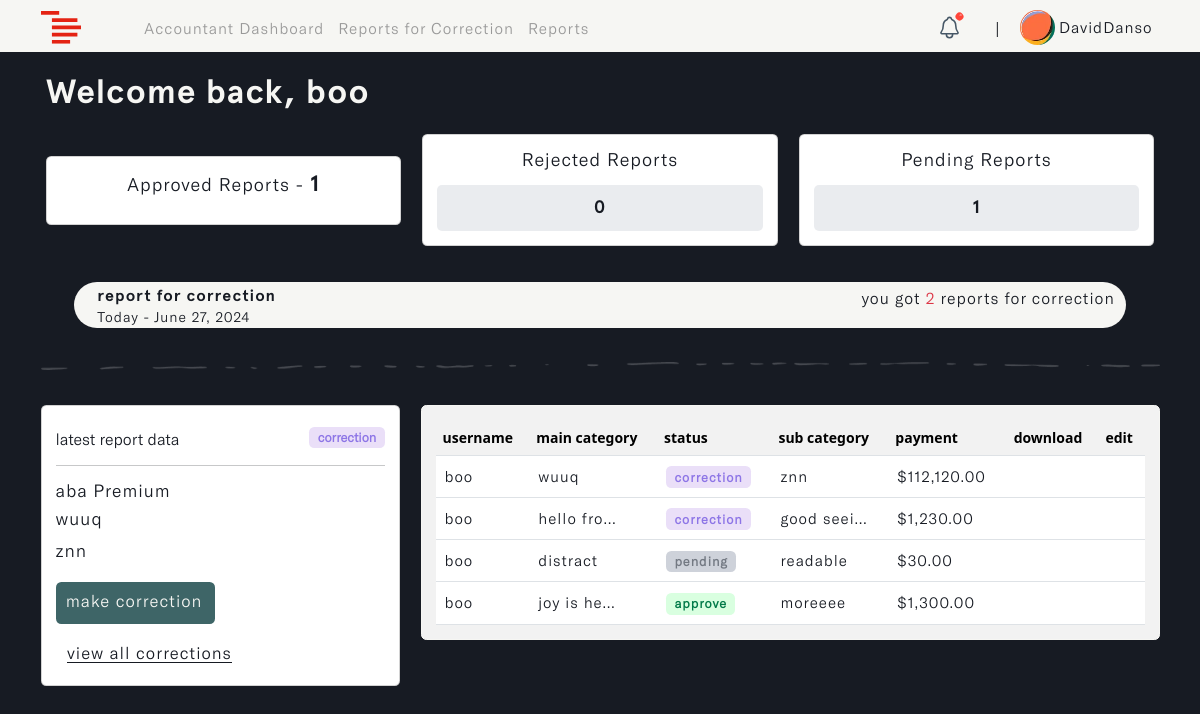
The page /accountant/dashboard (signed in) on the database as committed earlier.
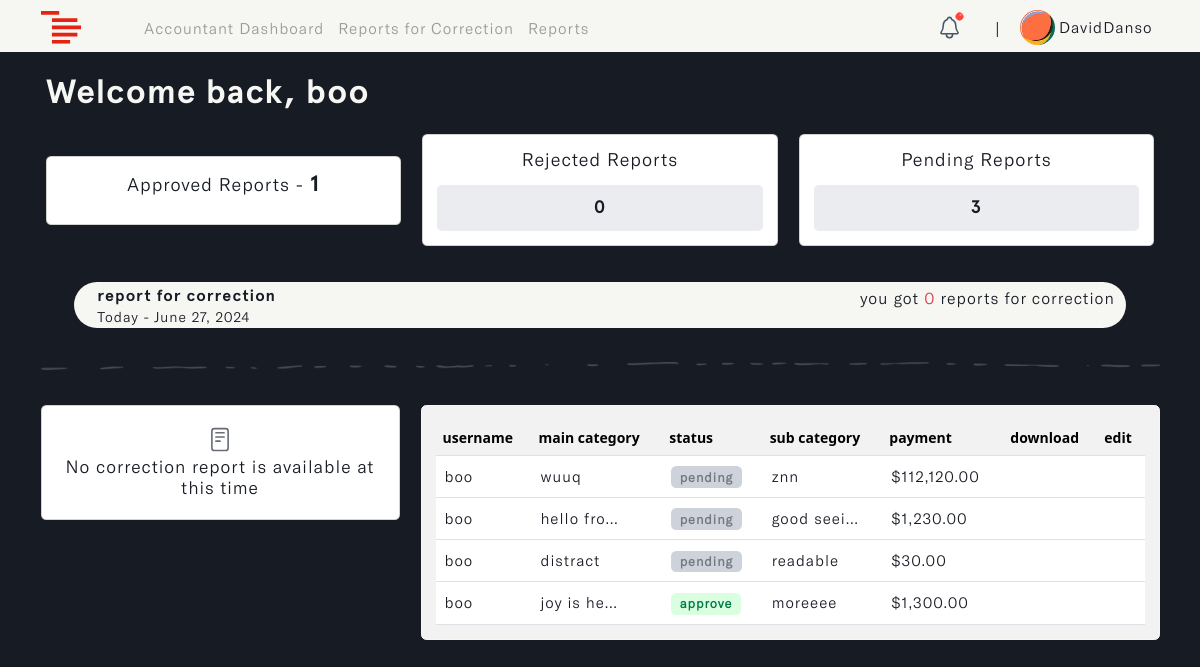
The same page on the database as committed later.
### accounts/models.py (models this page shows, shortened)
class User(AbstractUser):
    ROLES = (
        ('admin', 'Admin'),
        ('accountant', 'Accountant'),
        ('manager', 'Manager'),
    )
    role = models.CharField(max_length=20, choices=ROLES, default='admin')

class Profile(models.Model):
    user = models.OneToOneField(settings.AUTH_USER_MODEL, on_delete=models.CASCADE, blank=True, null=True)
    name = models.CharField(max_length=255, unique=True)
    username = models.CharField(max_length=255, unique=True, blank=True, null=True)
    email = models.EmailField(max_length=255, unique=True)
    updated_time_stamp = models.DateTimeField(auto_now=True)
    created_time_stamp = models.DateTimeField(auto_now_add=True)
    id = models.UUIDField(default=uuid.uuid4, primary_key=True, unique=True, editable=False)

### reports/models.py (models this page shows, shortened)
class Report(models.Model):
    STATUS = (
        ('pending', 'pending'),
        ('correction', 'correction'),
        ('approve', 'approve'),
        ('reject', 'reject')
    )
    account_owner = models.ForeignKey(Profile, on_delete=models.CASCADE, null=True, db_index=True)
    description = models.TextField(null=True, blank=True, db_index=True)
    main_category = models.CharField(max_length=255, null=True, blank=True, db_index=True)
    sub_category = models.CharField(max_length=255, null=True, blank=True, db_index=True)
    status = models.CharField(max_length=255, default="pending", null=True, blank=True, choices=STATUS, db_index=True)
    payment = models.DecimalField(max_digits=10, decimal_places=2, null=True, blank=True, db_index=True)
    updated_time_stamp = models.DateTimeField(auto_now=True, db_index=True)
    created_time_stamp = models.DateTimeField(auto_now_add=True, db_index=True)
    id = models.UUIDField(default=uuid.uuid4, primary_key=True, unique=True, editable=False)
    class Meta:
        ordering = ['-updated_time_stamp']

### accountant/views.py (the view)
# urls.py: path('dashboard', views.accountant_dashboard, name='a_dashboard'),
@login_required(login_url='login')
def accountant_dashboard(request):
    user = request.user.profile
    reports = Report.objects.select_related('account_owner').filter(account_owner=user)
    correction = next((report for report in reports if report.status == 'correction'), None)
    status_counts = Report.objects.filter(account_owner=user).aggregate(
        approve_count=Count('id', filter=Q(status='approve')),
        reject_count=Count('id', filter=Q(status='reject')),
        pending_count=Count('id', filter=Q(status='pending')),
        correction_count=Count('id', filter=Q(status='correction')),
    )
    approve_count = status_counts['approve_count']
    reject_count = status_counts['reject_count']
    pending_count = status_counts['pending_count']
    correction_count = status_counts['correction_count']
    current_date = datetime.now().strftime("%B %d, %Y")
    context = {
        'reports': reports,
        'approve_count': approve_count,
        'reject_count': reject_count,
        'pending_count': pending_count,
        'correction_count': correction_count,
        'current_date': current_date,
        'correction': correction
    }
    return render(request, 'accountant/a_dashboard.html', context)

### accountant/templates/accountant/a_dashboard.html (shortened to what this page needs)
{% load static %}
{% load widget_tweaks %}
{% load humanize %}
<!DOCTYPE html>
<html lang="en" class="js has-scroll-init has-scroll-smooth">
  <head>
    <link rel="stylesheet" href="{% static '/css/bootstrap.min.css' %}" />
    <link rel="stylesheet" href="{% static '/css/a_dashboard.css' %}" />
  </head>
  <body
    id="pageTop"
    class="page-content"
    data-spy="scroll"
    data-target="#mainNav"
  >
    {% include 'nav.html' %}
    <main>
      <div data-scroll class="page page--layout-2" id="main">
        <div id="hero">
          <div class="container-fluid">
            <div class="hero-intro">
              <h1>Welcome back, {{request.user.profile.username}}</h1>
              <div class="row" id="dashboard_card">
                <div class="col-md-4 align-self-center">
                  <div class="card" id="main_card">
                    <div class="card-body">
                      <h6>
                        approved reports - <span>{{approve_count}}</span>
                      </h6>
                    </div>
                  </div>
                </div>
                <div class="col-md-4">
                  <div class="card">
                    <div class="card-body">
                      <h6 id="rejected_">
                        rejected reports
                      </h6>
                      <div id="stats">
                        <center>
                          <small>{{reject_count}}</small>
                        </center>
                      </div>
                    </div>
                  </div>
                </div>
                <div class="col-md-4">
                  <div class="card">
                    <div class="card-body">
                      <h6 id="pending_">
                        pending reports
                      </h6>
                      <div id="stats">
                        <center>
                          <small>{{pending_count}}</small>
                        </center>
                      </div>
                    </div>
                  </div>
                </div>
              </div>
            </div>
          </div>
        </div>
        <div id="correction">
          <div class="container">
            <div class="correction-intro">
              <h2 id="h2-text">
                <span id="move_txt">
                  report for correction <br />
                  <small>Today - {{current_date}}</small>
                </span>
              </h2>
              <h2 class="align-self-center" id="h2-icon">
                you got
                <span class="text-danger">{{correction_count}}</span>
                report{{ correction_count|pluralize }} for correction
              </h2>
            </div>
            <img
              src="{% static 'images/line.png'%}"
              class="img-fluid d-flex mx-auto"
              id="page_line"
              alt="page_line"
            />
            <div class="row">
              <div class="col-md-4" id="correction-card">
                <div class="card">
                  <div class="card-body">
                    {% if correction %}
                    <small
                      >latest report data
                      <span class="badge correction"
                        >{{correction.status}}</span
                      ></small
                    >
                    <hr />
                    <h3 id="description">{{correction.description}}</h3>
                    <h3 id="main_cat">
                      {{correction.main_category}}
                    </h3>
                    <h3 id="sub_cat">
                      {{correction.sub_category}}
                    </h3>
                    <a href="#" id="corrections" class="btn">
                       make
                      correction
                    </a>
                    <a
                      href="{% url 'corrections' %}"
                      id="all_corrections"
                      class="btn"
                    >
                      <span>view all corrections</span>
                    </a>
                    {% else %}
                    <img
                      src="{% static 'images/correction-img.svg' %}"
                      class="img-fluid d-flex mx-auto"
                      id="correction_img"
                      alt="correction_img"
                    />
                    <h2>No correction report is available at this time</h2>
                    {% endif %}
                  </div>
                </div>
              </div>
              <div class="col-md-8" id="reports-table">
                <div class="card">
                  <div class="card-body">
                    <table class="table table-hover" id="invoice_table">
                      <thead>
                        <tr>
                          <th scope="col">username</th>
                          <th scope="col">main category</th>
                          <th scope="col">status</th>
                          <th scope="col">sub category</th>
                          <th scope="col">payment</th>
                          <th scope="col">download</th>
                          <th scope="col">edit</th>
                        </tr>
                      </thead>
                      <tbody>
                        {% for report in reports %}
                        <tr>
                          <td>{{report.account_owner.username}}</td>
                          <td>{{report.main_category|truncatechars:10}}</td>
                          <td>
                            {% if report.status == 'pending' %}
                            <span class="badge pending">pending</span>
                            {% elif report.status == 'reject' %}
                            <span class="badge reject">reject</span>
                            {% elif report.status == 'correction' %}
                            <span class="badge correction">correction</span>
                            {% else %}
                            <span class="badge approve">approve</span>
                            {% endif %}
                          </td>
                          <td>{{report.sub_category|truncatechars:10}}</td>
                          <td>${{report.payment|floatformat:2|intcomma}}</td>
                          <td>
                          </td>
                          <td>
                          </td>
                        </tr>
                        {% endfor %}
                      </tbody>
                    </table>
                  </div>
                </div>
              </div>
            </div>
          </div>
        </div>
      </div>
    </main>
  </body>
</html>

### templates/nav.html (shortened to what this page needs)
{% load static %}
{% load active_link_tags %}
<nav class="navbar navbar-expand-lg fixed-top menu" id="mainNav">
  <div class="container">
    <a class="navbar-brand" href="#">
      <img
        src="{% static 'images/logo.svg' %}"
        class="img-fluid"
        id="logo"
        alt="logo"
      />
    </a>
    <div class="collapse navbar-collapse" id="navbarSupportedContent">
      {% if request.user.role == 'admin' %}
      <ul class="navbar-nav me-auto mb-2 mb-lg-0 left--links">
        <li class="nav-item">
          <a
            class="nav-link {% active_link 'dashboard' %}"
            href="{% url 'dashboard' %}"
            >Admin Dashboard</a
          >
        </li>
        <li class="nav-item">
          <a class="nav-link {% active_link 'users' %}" href="{% url 'users' %}"
            >Users</a
          >
        </li>
      </ul>
      {% elif request.user.role == 'accountant' %}
      <ul class="navbar-nav me-auto mb-2 mb-lg-0 left--links">
        <li class="nav-item">
          <a
            class="nav-link {% active_link 'a_dashboard' %}"
            href="{% url 'a_dashboard' %}"
            >Accountant Dashboard</a
          >
        </li>
        <li class="nav-item">
          <a
            class="nav-link {% active_link 'corrections' %}"
            href="{% url 'corrections' %}"
            >Reports for Correction</a
          >
        </li>
        <li class="nav-item">
          <a
            class="nav-link {% active_link 'reports' %}"
            href="{% url 'reports' %}"
            >Reports</a
          >
        </li>
      </ul>
      {% endif %}
      <ul class="navbar-nav mb-2 mb-lg-0" id="rightNav">
        <li class="nav-item align-self-center">
          <a class="nav-link" href="#">
            <img
              id="notification_img"
              src="{% static '/images/notifications-outline.svg' %}"
              class="img-fluid"
              alt="notification_img"
            />
            <sup
              ><img
                id="notification_dot"
                src="{% static '/images/dot.svg' %}"
                class="img-fluid"
                alt="notification_dot"
            /></sup>
          </a>
        </li>
        <li class="nav-item align-self-center" id="nav_span"><span>|</span></li>
        <li class="nav-item dropdown">
          <a class="nav-link" href="{% url 'profile' %}">
            <img
              id="profile_img"
              src="{% static '/images/avatar.webp' %}"
              class="img-fluid rounded-circle"
              alt="profile_img"
            />
            <small>{{request.user.profile.name}}</small>
          </a>
        </li>
      </ul>
    </div>
  </div>
</nav>

### static/css/a_dashboard.css (style rules this page uses)
*, *::after, *::before { box-sizing: border-box; margin: 0; padding: 0; }
html, body { box-sizing: border-box; font-size: 14px; margin: 0; padding: 0; width: 100%; overflow-x: hidden; background: var(--main-color); -webkit-font-smoothing: antialiased; -moz-osx-font-smoothing: grayscale; scroll-behavior: smooth; }
a { text-decoration: none; }
.page-content { --main-color: #171b23; --text-color: #f6f6f3; --header-font: "Apercu-Bold"; --text-font: "GTAmerica-Light"; }
a { text-decoration: none; color: var(--accent-color); }
#mainNav { transform: translateY(0); transition: padding-top 0.3s, padding-bottom 0.3s; padding-top: 3px; padding-bottom: 0px; background: var(--text-color); transform: translateY(0); opacity: 1; z-index: 9; width: 100vw; }
#profile_img { width: 35px; }
#mainNav small { font-size: 1.2rem; font-family: var(--text-font); color: var(--main-color); letter-spacing: 1px; vertical-align: middle; }
#mainNav .navbar-brand { color: #8858d1; }
.left--links a { font-family: var(--text-font); color: #999; letter-spacing: 1px; font-size: 1.2rem; line-height: normal; }
#nav_span { margin-left: 12px; margin-right: 12px; }
#notification_img { width: 25px; vertical-align: middle; }
#notification_dot { width: 9px; margin-left: -28%; margin-top: -35%; }
#hero { margin-top: 6%; }
.hero-intro { margin: 3%; }
.hero-intro h1 { font-size: 4.2vh; font-family: var(--header-font); color: var(--text-color); letter-spacing: 1px; margin-bottom: 2%; }
#dashboard_card #stats { background-color: #c1c7d157; border-radius: 5px; padding: 3%; }
#dashboard_card h6 { color: var(--main-color); letter-spacing: 1px; font-family: var(--text-font); font-size: 1.3rem; text-transform: capitalize; text-align: center; }
#dashboard_card h6 span { font-family: var(--header-font); font-size: 1.6rem; }
#dashboard_card small { color: var(--main-color); letter-spacing: 1px; font-family: var(--header-font); font-size: 1.3rem; }
#page_line { margin-top: 3%; }
#correction { margin-top: 2%; }
.correction-intro { margin: 3%; display: flex; justify-content: space-between; background-color: var(--text-color); padding: 4px; border-radius: 65px; padding-right: 1%; padding-left: 1%; }
.correction-intro h2 { font-size: 2vh; font-family: var(--text-font); color: var(--main-color); letter-spacing: 1px; line-height: 1.3; }
#move_txt { position: absolute; margin-left: 1%; font-family: var(--header-font); }
#move_txt small { font-family: var(--text-font); }
#correction-card { margin-top: 3%; }
#correction_img { width: 8%; margin-top: 2%; }
#correction-card h2 { font-size: 2.2vh; font-family: var(--text-font); color: var(--main-color); letter-spacing: 1px; text-align: center; margin-top: 1%; }
#reports-table { margin-top: 3%; }
#reports-table .card { border: 1px solid var(--text-color); background: #f7f7f7f9; }
#reports-table table { margin-bottom: 0px; }
#reports-table th { background-color: transparent; }
#reports-table td { font-size: 1.9vh; font-family: var(--text-font); color: var(--main-color); letter-spacing: 1px; padding: 9px; text-transform: lowercase; }
#reports-table .pending { background: #c1c7d1ca; color: #5b616bca; font-size: 1.6vh; }
#reports-table .approve { background: #d9ffe0; color: #027a48; font-size: 1.6vh; }
@media (min-width: 1200px) { #mainNav small { font-size: 1.1rem; } }
@media (min-width: 1200px) { .left--links { margin-left: 4%; } }
@media (min-width: 1200px) { .left--links a { font-size: 1.1rem; } }

Rows that differ between the two databases and show on the page:
changed Report "wuuq": status "correction" → (not shown); description "aba Premium" → (not shown); main_category "wuuq" → (not shown); sub_category "znn" → (not shown); status "correction" → "pending"
changed Report "hello fro…": status "correction" → "pending"
Other text that changed with them:
{{ pending_count }}: "1" → "3"
{{ correction_count }}: "2" → "0"
text no longer shown: "latest report data make correction view all corrections"
text now shown: "No correction report is available at this time"
